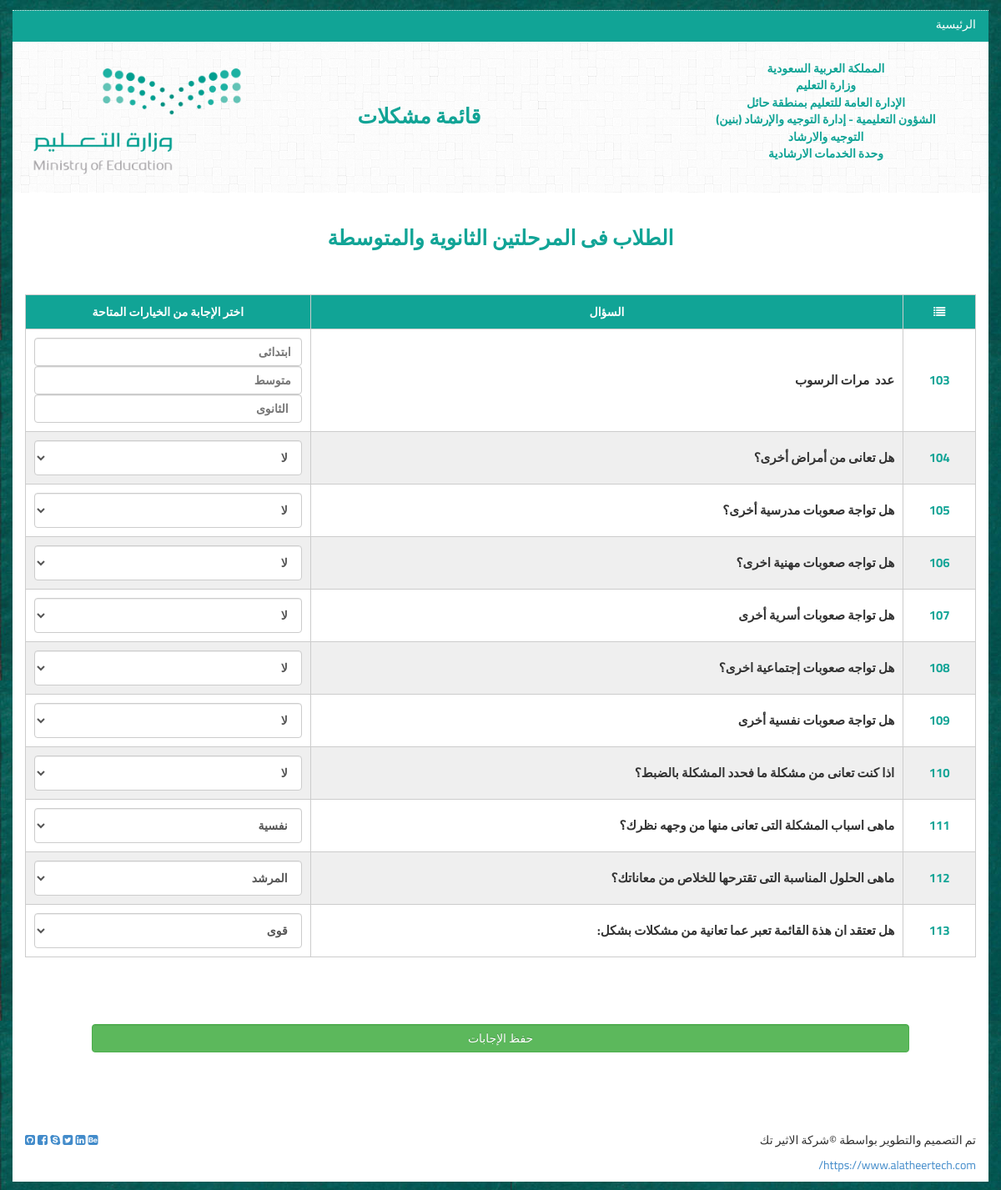
Screenshot of /index.php/web/finalquize with the database file from the repository.
### tables this page shows
CREATE TABLE IF NOT EXISTS `questions` (
  `questation_id_pk` int(11) NOT NULL,
  `questation_title` varchar(255) NOT NULL
);

### application/views/index.php (called while the page is built, shortened)
<?php
$ci =& get_instance();
$fecontroller=strtolower($ci->router->fetch_class());
if ($fecontroller=="web"){
    $this->load->view("fe/require/header");
    $this->load->view($content);
    $this->load->view("fe/require/footer");
}else{
    $this->load->view("bc/require/header");
    $this->load->view($content);
    $this->load->view("bc/require/footer");
}

### application/controllers/Web.php (called while the page is built, shortened)
<?php
class Web extends CI_Controller {
     public function finalquize(){
         $data["content"]="fe/finalquize";
         $this->load->view('index',$data);
     }
}

### index.php (called while the page is built, shortened)
<?php
require_once BASEPATH.'core/CodeIgniter.php';

### application/helpers/utility_helper.php (called while the page is built, shortened)
<?php
   function getrecordbyid($condition=array(),$table){
       $CI =& get_instance();
       return $CI->db->get_where($table,$condition)->row_array();
   }

### application/views/fe/finalquize.php (the view, shortened to what this page needs)
<div class="col-xs-12 r-nav r-xs">
    <div class="col-sm-4 col-xs-6  r-xs">
        <h3 class="text-center"> المملكة العربية السعودية </h3>
        <h3 class="text-center"> وزارة التعليم</h3>
        <h3 class="text-center">الإدارة العامة للتعليم بمنطقة حائل</h3>
        <h3 class="text-center"> الشؤون التعليمية - إدارة التوجيه والإرشاد (بنين) </h3>
        <h3 class="text-center"> التوجيه والارشاد</h3>
        <h3 class="text-center"> وحدة الخدمات الارشادية</h3>
    </div>
    <div class="col-md-1 hidden-xs"></div>
    <div class="col-sm-4 hidden-xs r-header">
        <h3 class="text-center"> قائمة مشكلات </h3>
    </div>
    <div class="col-sm-3 col-xs-6">
        <img src="<?php echo base_url("public/fe/")?>img/logo.png" alt="" class="center-block">
    </div>
</div>
<div class="col-xs-12 r-header1">
    <h3 class="text-center">  الطلاب فى المرحلتين الثانوية والمتوسطة </h3>
</div>
<div class="col-xs-12 ">
    <?php echo form_open("web/finalquize/")?>
    <div class="col-xs-12 r-table-1 r-xs">
        <table style="width: 100%;">
            <thead>
            <tr>
                <th><i class="fa fa-list" aria-hidden="true"></i></th>
                <th>السؤال</th>
                <th width="30%" colspan="4">اختر الإجابة من الخيارات المتاحة</th>
            </tr>
            </thead>
            <tbody>
            <tr>
                <?php $q=getrecordbyid(array("questation_id_pk"=>103),"questions"); ?>
                <td class="r-num"> <?php echo $q["questation_id_pk"]?> </td>
                <td class="text-left"> <?php echo $q["questation_title"]?> </td>
                <td >
                      <input type="text" class="form-control"  id="first" name="fail[]" placeholder="ابتدائى">
                      <input type="text" class="form-control" id="secound" name="fail[]" placeholder="متوسط">
                    <input type="text" class="form-control" id="thired" name="fail[]" placeholder=" الثانوى">
                </td>
            </tr>
                <tr>
                    <?php $q=getrecordbyid(array("questation_id_pk"=>104),"questions"); ?>
                    <td class="r-num"> <?php echo $q["questation_id_pk"]?> </td>
                    <td class="text-left"> <?php echo $q["questation_title"]?> </td>
                    <td >
                        <select class="form-control" style="height: 2%" name="answer_id_fk<?echo $q["questation_id_pk"]?>" id="answer_id_fk-<?echo $q["questation_id_pk"]?>">
                            <option value="2">لا</option>
                        </select>
                    </td>
                </tr>
                <tr>
                    <?php $q=getrecordbyid(array("questation_id_pk"=>105),"questions"); ?>
                    <td class="r-num"> <?php echo $q["questation_id_pk"]?> </td>
                    <td class="text-left"> <?php echo $q["questation_title"]?> </td>
                    <td >
                        <select class="form-control" style="height: 2%" name="answer_id_fk<?echo $q["questation_id_pk"]?>" id="answer_id_fk-<?echo $q["questation_id_pk"]?>">
                            <option value="2">لا</option>
                        </select>
                    </td>
                </tr>
                <tr>
                    <?php $q=getrecordbyid(array("questation_id_pk"=>106),"questions"); ?>
                    <td class="r-num"> <?php echo $q["questation_id_pk"]?> </td>
                    <td class="text-left"> <?php echo $q["questation_title"]?> </td>
                    <td >
                        <select class="form-control" style="height: 2%" name="answer_id_fk<?echo $q["questation_id_pk"]?>" id="answer_id_fk-<?echo $q["questation_id_pk"]?>">
                            <option value="2">لا</option>
                        </select>
                    </td>
                </tr>
                <tr>
                    <?php $q=getrecordbyid(array("questation_id_pk"=>107),"questions"); ?>
                    <td class="r-num"> <?php echo $q["questation_id_pk"]?> </td>
                    <td class="text-left"> <?php echo $q["questation_title"]?> </td>
                    <td >
                        <select class="form-control" style="height: 2%" name="answer_id_fk<?echo $q["questation_id_pk"]?>" id="answer_id_fk-<?echo $q["questation_id_pk"]?>">
                            <option value="2">لا</option>
                        </select>
                    </td>
                </tr>
                <tr>
                    <?php $q=getrecordbyid(array("questation_id_pk"=>108),"questions"); ?>
                    <td class="r-num"> <?php echo $q["questation_id_pk"]?> </td>
                    <td class="text-left"> <?php echo $q["questation_title"]?> </td>
                    <td >
                        <select class="form-control" style="height: 2%" name="answer_id_fk<?echo $q["questation_id_pk"]?>" id="answer_id_fk-<?echo $q["questation_id_pk"]?>">
                            <option value="2">لا</option>
                        </select>
                    </td>
                </tr>
                <tr>
                    <?php $q=getrecordbyid(array("questation_id_pk"=>109),"questions"); ?>
                    <td class="r-num"> <?php echo $q["questation_id_pk"]?> </td>
                    <td class="text-left"> <?php echo $q["questation_title"]?> </td>
                    <td >
                        <select class="form-control" style="height: 2%" name="answer_id_fk<?echo $q["questation_id_pk"]?>" id="answer_id_fk-<?echo $q["questation_id_pk"]?>">
                            <option value="2">لا</option>
                        </select>
                    </td>
                </tr>
            <tr>
                <?php $q=getrecordbyid(array("questation_id_pk"=>110),"questions"); ?>
                <td class="r-num"> <?php echo $q["questation_id_pk"]?> </td>
                <td class="text-left"> <?php echo $q["questation_title"]?> </td>
                <td >
                    <select class="form-control" style="height: 2%" name="answer_id_fk<?echo $q["questation_id_pk"]?>" id="answer_id_fk-<?echo $q["questation_id_pk"]?>">
                        <option value="2">لا</option>
                    </select>
                </td>
            </tr>
            <tr>
                <?php $q=getrecordbyid(array("questation_id_pk"=>111),"questions"); ?>
                <td class="r-num"> <?php echo $q["questation_id_pk"]?> </td>
                <td class="text-left"> <?php echo $q["questation_title"]?> </td>
                <td >
                    <select class="form-control" style="height: 2%" name="answer_id_fk<?echo $q["questation_id_pk"]?>" id="answer_id_fk-<?echo $q["questation_id_pk"]?>">
                        <option value="1">نفسية</option>
                    </select>
                </td>
            </tr>
            <tr>
                <?php $q=getrecordbyid(array("questation_id_pk"=>112),"questions"); ?>
                <td class="r-num"> <?php echo $q["questation_id_pk"]?> </td>
                <td class="text-left"> <?php echo $q["questation_title"]?> </td>
                <td >
                    <select class="form-control" style="height: 2%" name="answer_id_fk<?echo $q["questation_id_pk"]?>" id="answer_id_fk-<?echo $q["questation_id_pk"]?>">
                        <option value="1">المرشد</option>
                    </select>
                </td>
            </tr>
            <tr>
                <?php $q=getrecordbyid(array("questation_id_pk"=>113),"questions"); ?>
                <td class="r-num"> <?php echo $q["questation_id_pk"]?> </td>
                <td class="text-left"> <?php echo $q["questation_title"]?> </td>
                <td >
                    <select class="form-control" style="height: 2%" name="answer_id_fk<?echo $q["questation_id_pk"]?>" id="answer_id_fk-<?echo $q["questation_id_pk"]?>">
                        <option value="1">قوى</option>
                    </select>
                </td>
            </tr>
            </tbody>
        </table>
        <div class="form-group" style="padding: 7%">
            <button type="submit" name="save" value="save" class="btn-success form-control"> حفظ الإجابات</button>
        </div>
    </div>
</div>

### application/views/fe/require/header.php (shortened to what this page needs)
<!DOCTYPE html>
<html>
<head>
    <link rel="stylesheet" href="<?php echo base_url("public/fe/")?>css/bootstrap-arabic-theme.min.css" />
    <link rel="stylesheet" href="<?php echo base_url("public/fe/")?>css/bootstrap-arabic.min.css" />
    <link rel="stylesheet" href="<?php echo base_url("public/fe/")?>css/font-awesome.min.css">
    <link rel="stylesheet" href="<?php echo base_url("public/fe/")?>css/style.css">
</head>
<body>
<div class="r-estbian col-xs-12 r-xs">
    <div class="container r-xs">
        <div class="col-xs-12 r-nav-school">
            <ul>
                <li><a href="<?php echo base_url("/web")?>">  الرئيسية </a></li>
            </ul>
        </div>

### application/views/fe/require/footer.php (shortened to what this page needs)
<footer >
    <div class="container">
        <div class="row vcenter">
            <div class="pull-left col-lg-4 col-xs-12">
                <p>تم التصميم والتطوير بواسطة &copy;شركة الاثير تك </p>
                <a href="https://www.alatheertech.com/">https://www.alatheertech.com/</a>
            </div>
            <div class="col-lg-4 col-lg-offset-4 col-xs-12">
                <div class="pull-right">
                    <a href="#"><i class="fa fa-behance-square fa-icon"></i></a>
                    <a href="#"><i class="fa fa-linkedin-square fa-icon"></i></a>
                    <a href="#"><i class="fa fa-twitter-square fa-icon"></i></a>
                    <a href="#"><i class="fa fa-skype fa-icon"></i></a>
                    <a href="#"><i class="fa fa-facebook-square fa-icon"></i></a>
                    <a href="#"><i class="fa fa-github-square fa-icon"></i></a>
                </div>
            </div>
        </div>
    </div>
</footer>
</div>
</div>
</body>
</html>

### public/fe/css/style.css (style rules this page uses)
body { font-family: 'Cairo', sans-serif; }
.r-xs { padding: 0; }
.r-estbian .container { background-color: #fff; margin-top: 10px; margin-bottom: 10px; }
.r-estbian { background-image: url(../img/b2.jpg); padding-top: 2px; }
.r-estbian img { width: 100%; height: auto; }
.r-nav { background-image: url(../img/2.png); padding-top: 25px; padding-bottom: 15px; }
.r-nav h3 { font-size: 14px; margin: 0px 0 5px; color: #11a496; font-weight: bold; }
.r-header h3 { color: #11a496; font-size: 25px; margin-top: 50px; font-weight: bold; }
.r-header1 h3 { color: #11a496; font-size: 25px; font-weight: bold; margin-top: 40px; }
.r-nav-school { background-color: #11a496; border-top: 1px dotted #eee; }
.r-nav-school ul { list-style: none; padding: 0 }
.r-nav-school ul li a { color: #fff; }
.r-table-1 { margin-top: 45px; overflow-x: auto; }
.r-table-1 table { border-collapse: collapse; width: 100%; }
.r-table-1 th { border: 1px solid #ccc; text-align: center; padding: 10px; }
.r-table-1 td { border: 1px solid #ccc; padding: 10px; font-weight: bold; font-size: 15px; }
.r-table-1 tr:nth-child(even) { background-color: #efefef; }
.r-table-1 thead th { background-color: #11a496; color: #fff; }
.r-num { color: #11a496; font-weight: bold; text-align: center; }
.r-nav-school ul li { display: inline-block; padding: 6px 0 1px 15px; }

### rows the page displays
questions: questation_id_pk "103", questation_title "عدد مرات الرسوب"
questions: questation_id_pk "104", questation_title "هل تعانى من أمراض أخرى؟", questation_id_pk "لا"
questions: questation_id_pk "105", questation_title "هل تواجة صعوبات مدرسية أخرى؟", questation_id_pk "لا"
questions: questation_id_pk "106", questation_title "هل تواجه صعوبات مهنية اخرى؟", questation_id_pk "لا"
questions: questation_id_pk "107", questation_title "هل تواجة صعوبات أسرية أخرى", questation_id_pk "لا"
questions: questation_id_pk "108", questation_title "هل تواجه صعوبات إجتماعية اخرى؟", questation_id_pk "لا"
questions: questation_id_pk "109", questation_title "هل تواجة صعوبات نفسية أخرى", questation_id_pk "لا"
questions: questation_id_pk "110", questation_title "اذا كنت تعانى من مشكلة ما فحدد المشكلة بالضبط؟", questation_id_pk "لا"
questions: questation_id_pk "111", questation_title "ماهى اسباب المشكلة التى تعانى منها من وجهه نظرك؟", questation_id_pk "نفسية"
questions: questation_id_pk "112", questation_title "ماهى الحلول المناسبة التى تقترحها للخلاص من معاناتك؟", questation_id_pk "المرشد"
questions: questation_id_pk "113", questation_title "هل تعتقد ان هذة القائمة تعبر عما تعانية من مشكلات بشكل:", questation_id_pk "قوى"
